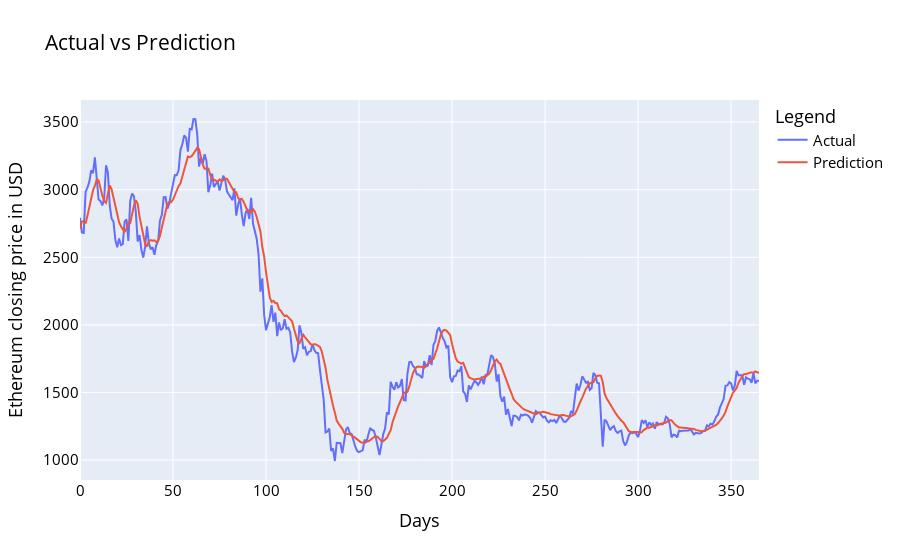

Source (notebook cell):
### Code cell
df_plot = pd.DataFrame({ 'Actual': original_ytest.squeeze(), 'Prediction':prediction_bilstm.squeeze() })
import plotly.express as px
fig = px.line(df_plot, x=df_plot.index.values, y=df_plot.columns,
              title='custom tick labels')
fig.update_layout(title_text='Actual vs Prediction', 
                   font_size=15, font_color='black', legend_title_text='Legend')
fig.update_xaxes(title='Days')
fig.update_yaxes(title='Ethereum closing price in USD')
fig.show()

### Figure 1 — Plotly figure (JSON) as saved in the notebook; plotly's stock layout.template omitted (floating-point values rounded to 4 significant figures; data arrays with more than 128 entries replaced by an {"elided": "..."} marker saying what was removed)
{"data": [{"hovertemplate": "variable=Actual<br>x=%{x}<br>value=%{y}<extra></extra>", "legendgroup": "Actual", "line": {"color": "#636efa", "dash": "solid"}, "marker": {"symbol": "circle"}, "mode": "lines", "name": "Actual", "orientation": "v", "showlegend": true, "type": "scatter", "x": {"elided": "366 int values"}, "xaxis": "x", "y": {"elided": "366 float values"}, "yaxis": "y"}, {"hovertemplate": "variable=Prediction<br>x=%{x}<br>value=%{y}<extra></extra>", "legendgroup": "Prediction", "line": {"color": "#EF553B", "dash": "solid"}, "marker": {"symbol": "circle"}, "mode": "lines", "name": "Prediction", "orientation": "v", "showlegend": true, "type": "scatter", "x": {"elided": "366 int values"}, "xaxis": "x", "y": {"elided": "366 float values"}, "yaxis": "y"}], "layout": {"font": {"color": "black", "size": 15}, "legend": {"title": {"text": "Legend"}, "tracegroupgap": 0}, "title": {"text": "Actual vs Prediction"}, "xaxis": {"anchor": "y", "domain": [0, 1], "title": {"text": "Days"}}, "yaxis": {"anchor": "x", "domain": [0, 1], "title": {"text": "Ethereum closing price in USD"}}}}
